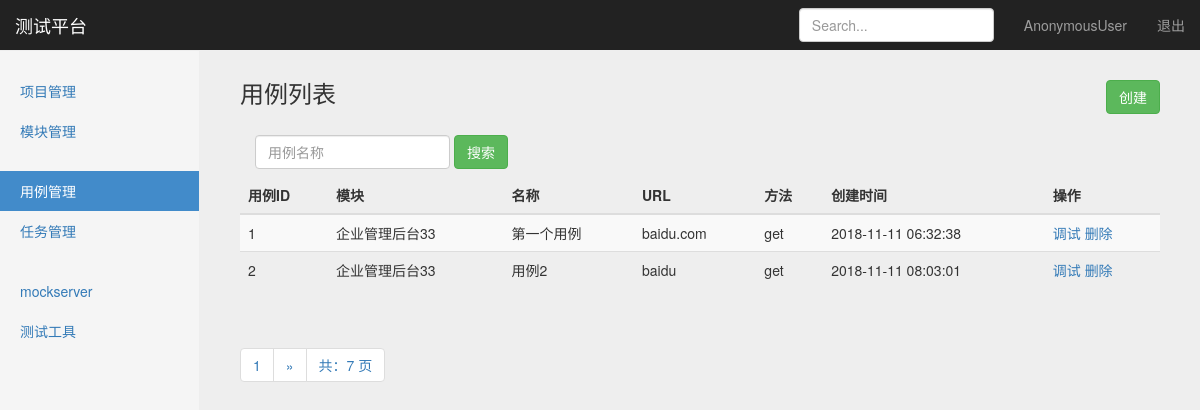
Screenshot of /interface/search_case_name/ with the database file from the repository.
### interface_app/models.py (models this page shows, shortened)
class TestCase(models.Model):
    module = models.ForeignKey(Module, on_delete=models.CASCADE) # on_delete参数表示项目删除后，模块也跟随删除
    name = models.CharField("名称", max_length=100, blank=False, default="")
    url = models.TextField("URL", default="")
    req_method = models.CharField("方法", max_length=10, default="")
    req_type = models.CharField("参数类型", max_length=10, default="")
    req_header = models.TextField("header", default="")
    req_parameter = models.TextField("参数", default="")
    reponses_assert = models.TextField("验证", default="")
    create_time = models.DateTimeField("创建时间", auto_now_add=True)

### projects_app/models.py (models this page shows)
class Module(models.Model):
    project = models.ForeignKey(Project, on_delete=models.CASCADE) # on_delete参数表示项目删除后，模块也跟随删除
    name = models.CharField("名称", max_length=100, blank=False, default="")
    description = models.TextField("描述", default="")
    create_time = models.DateTimeField("创建时间", auto_now=True)
    def __str__(self):
        return self.name

### interface_app/views/testcase_views.py (the view)
# urls.py: path('search_case_name/', testcase_views.search_case_name),
def search_case_name(request):
    if request.method == "GET":
        case_name = request.GET.get('case_name', "")
        cases = TestCase.objects.filter(name__contains=case_name)
        paginator = Paginator(cases, 2)
        page = request.GET.get('page')
        try:
            contacts = paginator.page(page)
        except PageNotAnInteger:
            contacts = paginator.page(1)
        except EmptyPage:
            contacts = paginator.page(paginator.num_pages)
        return render(request, "case_manage.html", {
            "type": "list",
            "testcases": contacts,
            "case_name": case_name,
        })
    else:
        return HttpResponse("404")

### templates/case_manage.html (shortened to what this page needs)
{% extends "base.html" %}
{% block content %}
    <nav class="navbar navbar-inverse navbar-fixed-top">
      <div class="container-fluid">
        <div class="navbar-header">
          <a class="navbar-brand" href="#">测试平台</a>
        </div>
        <div id="navbar" class="navbar-collapse collapse">
          <ul class="nav navbar-nav navbar-right">
            <li><a href="#">{{user}}</a></li>
            <li><a href="/logout/">退出</a></li>
          </ul>
          <form class="navbar-form navbar-right">
            <input type="text" class="form-control" placeholder="Search...">
          </form>
        </div>
      </div>
    </nav>
    <div class="container-fluid">
        <div class="row">
            <div class="col-sm-3 col-md-2 sidebar">
                <ul class="nav nav-sidebar">
                    <li ><a href="/manage/project_manage/">项目管理</a></li>
                    <li ><a href="/manage/module_manage/">模块管理</a></li>
                </ul>
                <ul class="nav nav-sidebar">
                    <li class="active"><a href="/interface/case_manage">用例管理</a></li>
                    <li><a href="">任务管理</a></li>
                </ul>
                <ul class="nav nav-sidebar">
                    <li><a href="">mockserver</a></li>
                    <li><a href="">测试工具</a></li>
                </ul>
            </div>
        </div>
    </div>
    {% if type == 'list'%}
        <div class="col-sm-9 col-sm-offset-3 col-md-10 col-md-offset-2 main">
            <h3 class="sub-header">用例列表
                <button type="button" class="btn btn-success" style="float: right;"
                onclick="window.location.href='/interface/case_add/'">创建</button>
            </h3>
            <div class="table-responsive">
                <form class="navbar-form" method="get" action="/interface/search_case_name/">
                    <div class="form-group">
                        <input name="case_name" type="text" placeholder="用例名称" class="form-control">
                    </div>
                    <button type="submit" class="btn btn-success">搜索</button>
                </form>
            <table class="table table-striped">
              <thead>
                <tr>
                  <th>用例ID</th>
                  <th>模块</th>
                  <th>名称</th>
                  <th>URL</th>
                  <th>方法</th>
                  <th>创建时间</th>
                  <th>操作</th>
                </tr>
              </thead>
              <tbody>
                {% for case in testcases %}
                <tr>
                  <td>{{case.id}}</td>
                  <td>{{case.module}}</td>
                  <td>{{case.name}}</td>
                  <td>{{case.url}}</td>
                  <td>{{case.req_method}}</td>
                  <td>{{case.create_time | date:"Y-m-d H:i:s" }}</td>
                  <td>
                    <a href="/interface/case_debug/{{case.id}}/">调试</a>
                    <a href="/manage/project_delete/{{case.id}}/">删除</a>
                  </td>
                </tr>
              {% endfor %}
              </tbody>
            </table>
          </div>
            <div class="pagination">
                <span class="step-links">
                    <ul class="pagination">
                        <li><a href="#">{{ testcases.number }}</a></li>
                        {% if testcases.has_next %}
                            {% if case_name %}
                                <li><a href="?case_name={{ case_name }}&page={{ testcases.next_page_number }}">&raquo;</a></li>
                            {% else %}
                                <li><a href="?page={{ testcases.next_page_number }}">&raquo;</a></li>
                            {% endif %}
                        {% endif %}
                        <li><a href="#">共：{{ testcases.paginator.num_pages }} 页</a></li>
                    </ul>
                </span>
            </div>
        </div>
    {% endif %}
{% endblock %}

### static/css/dashboard.css (style rules this page uses)
body { padding-top: 50px; }
.sub-header { padding-bottom: 10px; border-bottom: 1px solid #eee; }
.navbar-fixed-top { border: 0; }
.sidebar { display: none; }
@media (min-width: 768px) { .sidebar { position: fixed; top: 51px; bottom: 0; left: 0; z-index: 1000; display: block; padding: 20px; overflow-x: hidden; overflow-y: auto; background-color: #f5f5f5; border-right: 1px solid #eee; } }
.nav-sidebar { margin-right: -21px; margin-bottom: 20px; margin-left: -20px; }
.nav-sidebar > li > a { padding-right: 20px; padding-left: 20px; }
.nav-sidebar > .active > a, .nav-sidebar > .active > a:hover, .nav-sidebar > .active > a:focus { color: #fff; background-color: #428bca; }
.main { padding: 20px; }
@media (min-width: 768px) { .main { padding-right: 40px; padding-left: 40px; } }

### static/css/signin.css (style rules this page uses)
body { padding-top: 40px; padding-bottom: 40px; background-color: #eee; }

### rows the page displays
TestCase: id "1", module "企业管理后台33", name "第一个用例", url "baidu.com", req_method "get", create_time "2018-11-11 06:32:38"
TestCase: id "2", module "企业管理后台33", name "用例2", url "baidu", req_method "get", create_time "2018-11-11 08:03:01"

### other values shown
{{ user }} "AnonymousUser"
{{ testcases.number }} "1"
{{ testcases.paginator.num_pages }} "7"
